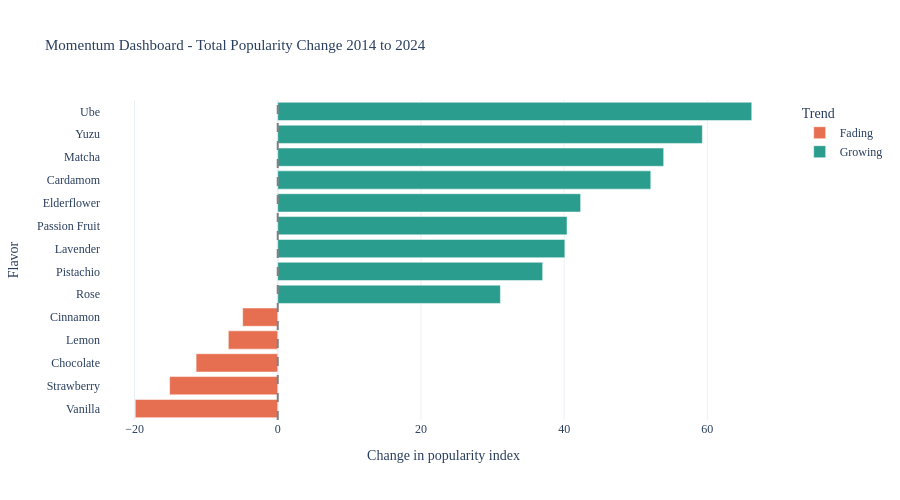

The cell this chart's notebook holds for it:
### Code cell
# Momentum bar Chart
momentum_df = comparison.copy()
momentum_df['color'] = momentum_df['change'].apply(lambda x: 'Growing' if x>0 else 'Fading')
momentum_df = momentum_df.sort_values('change')

fig3 = px.bar(
    momentum_df, x='change', y='flavor',
    color='color',
    color_discrete_map={'Growing': '#2a9d8f', 'Fading': '#e76f51'},
    orientation='h',
    title='Momentum Dashboard - Total Popularity Change 2014 to 2024',
    labels={'change': ' Change in popularity index', 'flavor': 'Flavor'},
    template='plotly_white',
    height=500,
    hover_data={'score_2014': True, 'score_2024': True},
)

fig3.update_layout(
    font_family= 'Georgia',
    title_font_size = 15,
    legend_title='Trend',
    hoverlabel=dict(bgcolor='white')
)

fig3.add_vline(x=0, line_dash='dash', line_color='grey')
fig3.show()

### Figure 1 — Plotly figure (JSON) as saved in the notebook; plotly's stock layout.template omitted (floating-point values rounded to 4 significant figures)
{"data": [{"customdata": [[89.0, 69.1], [75.1, 60.0], [83.8, 72.4], [68.4, 61.5], [60.4, 55.5]], "hovertemplate": "color=Fading<br> Change in popularity index=%{x}<br>Flavor=%{y}<br>score_2014=%{customdata[0]}<br>score_2024=%{customdata[1]}<extra></extra>", "legendgroup": "Fading", "marker": {"color": "#e76f51", "pattern": {"shape": ""}}, "name": "Fading", "orientation": "h", "showlegend": true, "textposition": "auto", "type": "bar", "x": [-19.9, -15.1, -11.4, -6.9, -4.9], "xaxis": "x", "y": ["Vanilla", "Strawberry", "Chocolate", "Lemon", "Cinnamon"], "yaxis": "y"}, {"customdata": [[30.3, 61.4], [33.1, 70.1], [27.0, 67.1], [21.5, 61.9], [17.9, 60.2], [17.1, 69.2], [23.2, 77.1], [11.4, 70.7], [8.8, 75.0]], "hovertemplate": "color=Growing<br> Change in popularity index=%{x}<br>Flavor=%{y}<br>score_2014=%{customdata[0]}<br>score_2024=%{customdata[1]}<extra></extra>", "legendgroup": "Growing", "marker": {"color": "#2a9d8f", "pattern": {"shape": ""}}, "name": "Growing", "orientation": "h", "showlegend": true, "textposition": "auto", "type": "bar", "x": [31.1, 37.0, 40.1, 40.4, 42.3, 52.1, 53.9, 59.3, 66.2], "xaxis": "x", "y": ["Rose", "Pistachio", "Lavender", "Passion Fruit", "Elderflower", "Cardamom", "Matcha", "Yuzu", "Ube"], "yaxis": "y"}], "layout": {"barmode": "relative", "font": {"family": "Georgia"}, "height": 500, "hoverlabel": {"bgcolor": "white"}, "legend": {"title": {"text": "Trend"}, "tracegroupgap": 0}, "shapes": [{"line": {"color": "grey", "dash": "dash"}, "type": "line", "x0": 0, "x1": 0, "xref": "x", "y0": 0, "y1": 1, "yref": "y domain"}], "title": {"font": {"size": 15}, "text": "Momentum Dashboard - Total Popularity Change 2014 to 2024"}, "xaxis": {"anchor": "y", "domain": [0, 1], "title": {"text": " Change in popularity index"}}, "yaxis": {"anchor": "x", "domain": [0, 1], "title": {"text": "Flavor"}}}}
